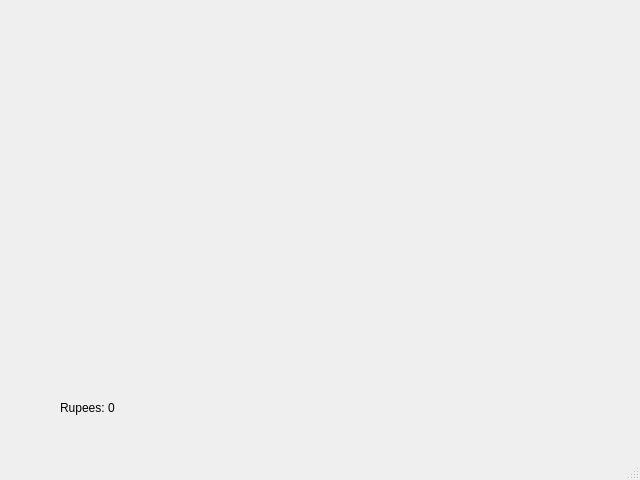
<?xml version="1.0" encoding="UTF-8"?>
<ui version="4.0">
 <class>SimulatorWindow</class>
 <widget class="QMainWindow" name="SimulatorWindow">
  <property name="geometry">
   <rect>
    <x>0</x>
    <y>0</y>
    <width>640</width>
    <height>480</height>
   </rect>
  </property>
  <property name="sizePolicy">
   <sizepolicy hsizetype="Expanding" vsizetype="Expanding">
    <horstretch>0</horstretch>
    <verstretch>0</verstretch>
   </sizepolicy>
  </property>
  <property name="windowTitle">
   <string>Simulator</string>
  </property>
  <widget class="QWidget" name="centralwidget">
   <property name="sizePolicy">
    <sizepolicy hsizetype="Expanding" vsizetype="Expanding">
     <horstretch>0</horstretch>
     <verstretch>0</verstretch>
    </sizepolicy>
   </property>
   <widget class="QWidget" name="gridLayoutWidget">
    <property name="geometry">
     <rect>
      <x>50</x>
      <y>30</y>
      <width>551</width>
      <height>351</height>
     </rect>
    </property>
    <layout class="QGridLayout" name="gridLayout"/>
   </widget>
   <widget class="QLabel" name="scoreLabel">
    <property name="geometry">
     <rect>
      <x>60</x>
      <y>400</y>
      <width>81</width>
      <height>16</height>
     </rect>
    </property>
    <property name="text">
     <string>Rupees: 0</string>
    </property>
   </widget>
  </widget>
  <widget class="QMenuBar" name="menubar">
   <property name="geometry">
    <rect>
     <x>0</x>
     <y>0</y>
     <width>640</width>
     <height>20</height>
    </rect>
   </property>
  </widget>
  <widget class="QStatusBar" name="statusbar"/>
 </widget>
 <resources/>
 <connections/>
</ui>
